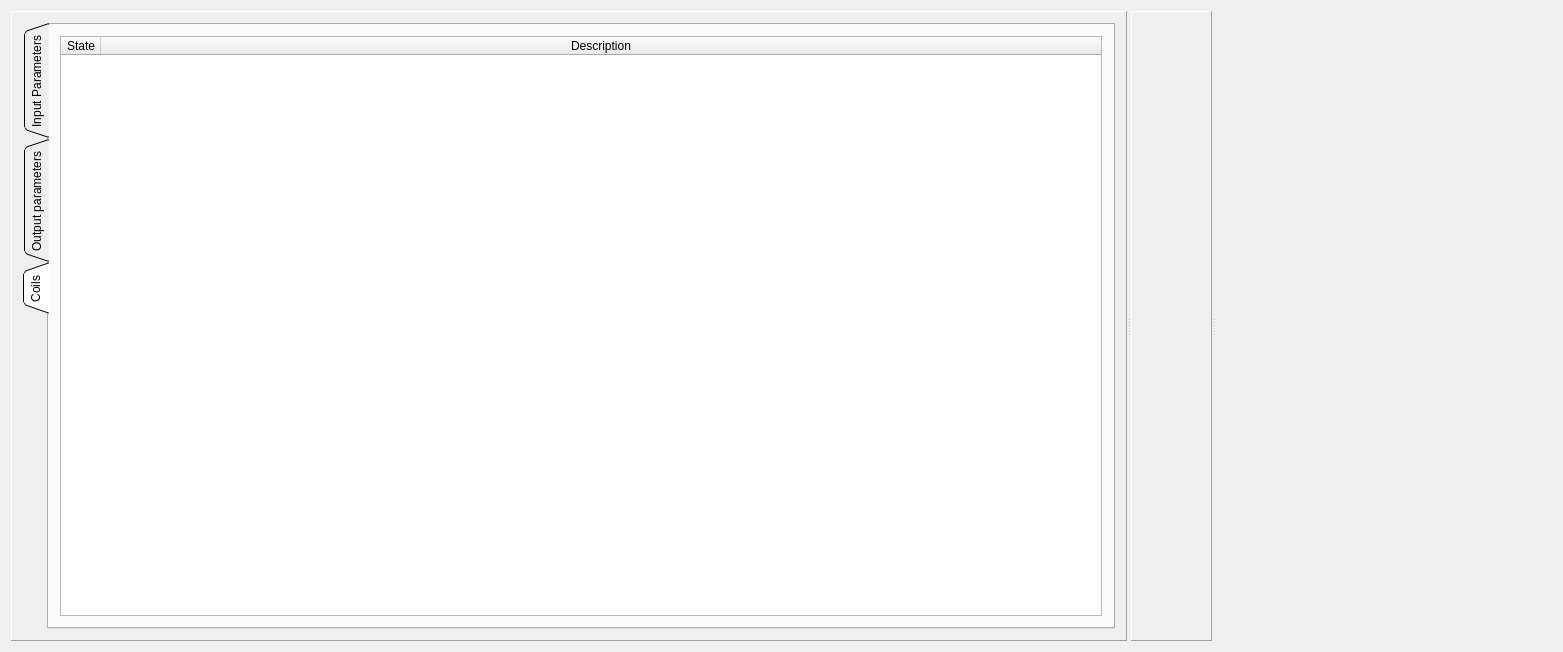
<?xml version="1.0" encoding="UTF-8"?>
<ui version="4.0">
 <class>CoolerStateWidget</class>
 <widget class="QWidget" name="CoolerStateWidget">
  <property name="geometry">
   <rect>
    <x>0</x>
    <y>0</y>
    <width>1563</width>
    <height>652</height>
   </rect>
  </property>
  <property name="sizePolicy">
   <sizepolicy hsizetype="Preferred" vsizetype="Preferred">
    <horstretch>0</horstretch>
    <verstretch>0</verstretch>
   </sizepolicy>
  </property>
  <property name="maximumSize">
   <size>
    <width>100000</width>
    <height>100000</height>
   </size>
  </property>
  <property name="windowTitle">
   <string>CoolerStateWidget</string>
  </property>
  <layout class="QGridLayout" name="gridLayout_7">
   <item row="0" column="0">
    <widget class="QSplitter" name="splitter">
     <property name="sizePolicy">
      <sizepolicy hsizetype="Preferred" vsizetype="Preferred">
       <horstretch>0</horstretch>
       <verstretch>0</verstretch>
      </sizepolicy>
     </property>
     <property name="orientation">
      <enum>Qt::Horizontal</enum>
     </property>
     <property name="opaqueResize">
      <bool>true</bool>
     </property>
     <property name="childrenCollapsible">
      <bool>true</bool>
     </property>
     <widget class="QFrame" name="frame">
      <property name="sizePolicy">
       <sizepolicy hsizetype="Minimum" vsizetype="Preferred">
        <horstretch>0</horstretch>
        <verstretch>0</verstretch>
       </sizepolicy>
      </property>
      <property name="frameShape">
       <enum>QFrame::Panel</enum>
      </property>
      <property name="frameShadow">
       <enum>QFrame::Raised</enum>
      </property>
      <layout class="QGridLayout" name="gridLayout">
       <item row="0" column="0">
        <widget class="QTabWidget" name="tabWidget">
         <property name="sizePolicy">
          <sizepolicy hsizetype="Minimum" vsizetype="Expanding">
           <horstretch>0</horstretch>
           <verstretch>0</verstretch>
          </sizepolicy>
         </property>
         <property name="tabPosition">
          <enum>QTabWidget::West</enum>
         </property>
         <property name="tabShape">
          <enum>QTabWidget::Triangular</enum>
         </property>
         <property name="currentIndex">
          <number>2</number>
         </property>
         <widget class="QWidget" name="tab">
          <attribute name="title">
           <string>Input Parameters</string>
          </attribute>
          <layout class="QGridLayout" name="gridLayout_3">
           <item row="0" column="0">
            <widget class="QTableWidget" name="inputParametersTable">
             <property name="columnCount">
              <number>3</number>
             </property>
             <attribute name="horizontalHeaderDefaultSectionSize">
              <number>50</number>
             </attribute>
             <attribute name="horizontalHeaderStretchLastSection">
              <bool>true</bool>
             </attribute>
             <attribute name="verticalHeaderVisible">
              <bool>false</bool>
             </attribute>
             <attribute name="verticalHeaderDefaultSectionSize">
              <number>20</number>
             </attribute>
             <attribute name="verticalHeaderMinimumSectionSize">
              <number>20</number>
             </attribute>
             <column>
              <property name="text">
               <string>Value</string>
              </property>
             </column>
             <column>
              <property name="text">
               <string/>
              </property>
              <property name="icon">
               <iconset resource="aircoolcontroll.qrc">
                <normaloff>:/Images/plot_icon.png</normaloff>:/Images/plot_icon.png</iconset>
              </property>
             </column>
             <column>
              <property name="text">
               <string>Description</string>
              </property>
             </column>
            </widget>
           </item>
          </layout>
         </widget>
         <widget class="QWidget" name="tab_2">
          <attribute name="title">
           <string>Output parameters</string>
          </attribute>
          <layout class="QGridLayout" name="gridLayout_4">
           <item row="0" column="0">
            <widget class="QTableWidget" name="outputParametersTable">
             <property name="sizePolicy">
              <sizepolicy hsizetype="Preferred" vsizetype="Preferred">
               <horstretch>0</horstretch>
               <verstretch>0</verstretch>
              </sizepolicy>
             </property>
             <attribute name="horizontalHeaderDefaultSectionSize">
              <number>50</number>
             </attribute>
             <attribute name="horizontalHeaderMinimumSectionSize">
              <number>40</number>
             </attribute>
             <attribute name="horizontalHeaderStretchLastSection">
              <bool>true</bool>
             </attribute>
             <attribute name="verticalHeaderVisible">
              <bool>false</bool>
             </attribute>
             <attribute name="verticalHeaderDefaultSectionSize">
              <number>20</number>
             </attribute>
             <attribute name="verticalHeaderMinimumSectionSize">
              <number>20</number>
             </attribute>
             <column>
              <property name="text">
               <string>Value</string>
              </property>
             </column>
             <column>
              <property name="text">
               <string/>
              </property>
              <property name="icon">
               <iconset resource="aircoolcontroll.qrc">
                <normaloff>:/Images/plot_icon.png</normaloff>:/Images/plot_icon.png</iconset>
              </property>
             </column>
             <column>
              <property name="text">
               <string>Description</string>
              </property>
             </column>
            </widget>
           </item>
          </layout>
         </widget>
         <widget class="QWidget" name="tab_3">
          <attribute name="title">
           <string>Coils</string>
          </attribute>
          <layout class="QGridLayout" name="gridLayout_5">
           <item row="0" column="0">
            <widget class="QTableWidget" name="coilsTable">
             <attribute name="horizontalHeaderDefaultSectionSize">
              <number>40</number>
             </attribute>
             <attribute name="horizontalHeaderStretchLastSection">
              <bool>true</bool>
             </attribute>
             <attribute name="verticalHeaderDefaultSectionSize">
              <number>20</number>
             </attribute>
             <attribute name="verticalHeaderMinimumSectionSize">
              <number>20</number>
             </attribute>
             <column>
              <property name="text">
               <string>State</string>
              </property>
             </column>
             <column>
              <property name="text">
               <string>Description</string>
              </property>
             </column>
            </widget>
           </item>
          </layout>
         </widget>
        </widget>
       </item>
      </layout>
     </widget>
     <widget class="QFrame" name="frame_plotter">
      <property name="sizePolicy">
       <sizepolicy hsizetype="Expanding" vsizetype="Preferred">
        <horstretch>0</horstretch>
        <verstretch>0</verstretch>
       </sizepolicy>
      </property>
      <property name="frameShape">
       <enum>QFrame::Panel</enum>
      </property>
      <property name="frameShadow">
       <enum>QFrame::Raised</enum>
      </property>
      <layout class="QGridLayout" name="gridLayout_6">
       <item row="0" column="0">
        <widget class="QCustomPlot" name="plotView" native="true">
         <property name="sizePolicy">
          <sizepolicy hsizetype="Expanding" vsizetype="Preferred">
           <horstretch>0</horstretch>
           <verstretch>0</verstretch>
          </sizepolicy>
         </property>
        </widget>
       </item>
      </layout>
     </widget>
     <widget class="PictureWidget" name="picture_widget" native="true"/>
    </widget>
   </item>
  </layout>
 </widget>
 <layoutdefault spacing="6" margin="11"/>
 <customwidgets>
  <customwidget>
   <class>QCustomPlot</class>
   <extends>QWidget</extends>
   <header location="global">../CustomPlot/inc/qcustomplot.h</header>
   <container>1</container>
  </customwidget>
  <customwidget>
   <class>PictureWidget</class>
   <extends>QWidget</extends>
   <header>picturewidget.h</header>
   <container>1</container>
  </customwidget>
 </customwidgets>
 <resources>
  <include location="aircoolcontroll.qrc"/>
 </resources>
 <connections/>
</ui>
